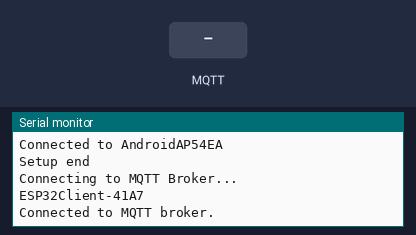
This sketch was run on a simulated ESP32. Parts: the last lines printed to the serial monitor. The inputs (shaded band) are chosen by the test bench. WiFi joins after 1.5 s; servers stay silent unless stated; random numbers use the default seed unless the sketch sets one; no MQTT or app messages arrive unless stated.

Above: at 2.7 s.
2.8 s: MQTT message "1" arrives on the first subscribed topic
At 3.6 s:
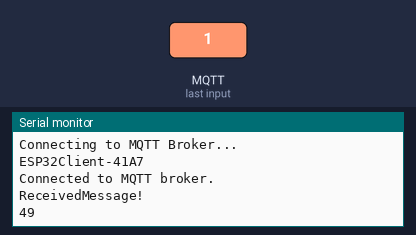
4.5 s: MQTT message "0" arrives on the first subscribed topic
At 6.0 s:
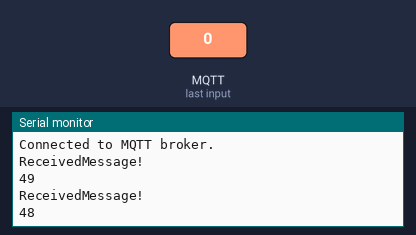

Measured:
- after the input at 2.8 s, the serial monitor: prints a new line after 0.28 s (image 1)
- after the input at 4.5 s, the serial monitor: prints a new line after 0.08 s (image 2)

The sketch:

sketch_nov4a.ino
```cpp
#include <PubSubClient.h>
#include <WiFi.h>

//trocar topico quando for publicar

const char *WIFI_SSID = "AndroidAP54EA";
//broker publica
//const char *MQTT_SERVER = "test.mosquitto.org";    // endereço do broker
//broker da flespi
const char *MQTT_SERVER = "mqtt.flespi.io";    // endereço do broker

const uint16_t MQTT_PORT = 1883;
WiFiClient wifiClient;
PubSubClient mqttClient(wifiClient);

void ConnectToWiFi(){
  Serial.print("Connecting to WiFi ");
  Serial.println(WIFI_SSID);
  WiFi.begin(WIFI_SSID, "12345678");
  while (WiFi.status() != WL_CONNECTED){
    Serial.print(".");
    delay(500);
  }
  Serial.print("\nConnected to ");
  Serial.println(WIFI_SSID);
}

// Connect to broker
void ConnectToMqtt(){
 Serial.println("Connecting to MQTT Broker...");
 while (!mqttClient.connected()){
  char clientId[100] = "\0";    //nome do meu ID
  sprintf(clientId, "ESP32Client-%04X", random(0xffff));
  Serial.println(clientId);
  if (mqttClient.connect(clientId, "TJfcwD2jYbcUn7sl5UhVg3TcO0wumfSCrt4GG38SI4D3KLo5S76i4TAxRSt9rP3A", "")){
    Serial.println("Connected to MQTT broker.");
		mqttClient.subscribe("/subscribeESP32/ICT-UNIFESP/IoT");
  }
 }
}

void CallbackMqtt(char* topic, byte* payload, unsigned int length){
   Serial.println("ReceivedMessage!");
     if (String(topic) == "/subscribeESP32/ICT-UNIFESP/IoT") {
 Serial.println(payload[0]);
 }
}

void SetupMqtt(){
 mqttClient.setServer(MQTT_SERVER, MQTT_PORT);
 mqttClient.setCallback(CallbackMqtt);
}

void setup(){
  Serial.begin(9600);
  Serial.println("Setup begin");
  ConnectToWiFi();
  SetupMqtt();
  Serial.println("Setup end");
}

void loop(){
   if (!mqttClient.connected()){
      ConnectToMqtt();
   }
   mqttClient.loop();

	 delay(500);
   mqttClient.publish("/buh/guh/juh/otag", "1");
}
```
